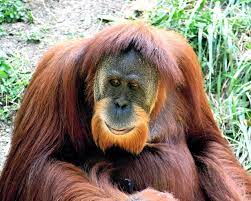
#> input picture orangutan.jpg, 251 x 201 px
$ python logdonusum.py
#> lines starting #> are read from the running program, lines starting #| are printed output that depends on the picture
import cv2
import numpy as np
from matplotlib import pyplot as plt
image1=cv2.imread('orangutan.jpg')
#> image1 is the input picture: shape (201, 251, 3); mean B, G, R 112.3, 128.3, 143.9
cv2.imshow("original",image1)
c=144
#c=255/np.log(1+np.max(image1))
log_image=c+np.log(1+image1)
#> log_image: shape (201, 251, 3) float16; 2.22% of the values are NaN or infinite; the others: min 144, max 149.5, mean 148.5
log_image =np.array(log_image,dtype=np.uint8)
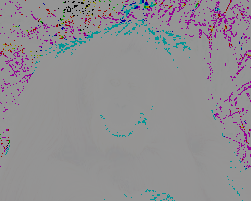
#> log_image: shape (201, 251, 3); mean B, G, R 146.7, 142.5, 145.4
cv2.imshow("logartimik donusum",log_image)
log_image=255/(c+np.log(1+image1))
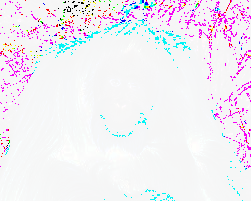
#> log_image: shape (201, 251, 3) float16; mean B, G, R 1.7, 1.65, 1.68; drawn with min black and max white
log_image=np.array(log_image,dtype=np.uint8)
cv2.imshow("logartimik donusum_255",log_image)
cv2.waitKey()

$ run again, with castlee.jpg copied over orangutan.jpg
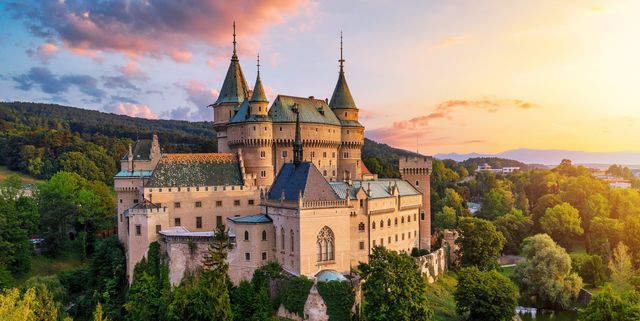
#> input picture castlee.jpg, 640 x 321 px
#> image1 is the input picture: shape (321, 640, 3); mean B, G, R 108.5, 128.8, 143.6
#> `log_image =np.array(log_image,dtype=np.uint8)`:
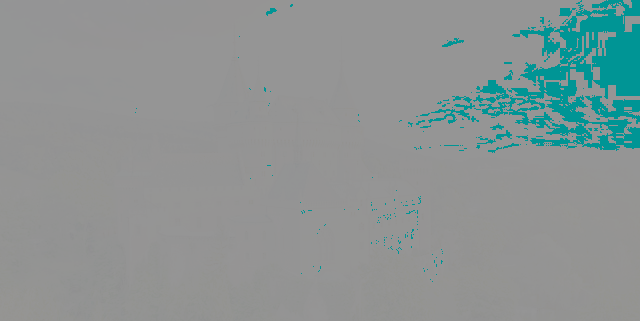
#> log_image: shape (321, 640, 3); mean B, G, R 147.9, 148.3, 139.7
#> `log_image=255/(c+np.log(1+image1))`:
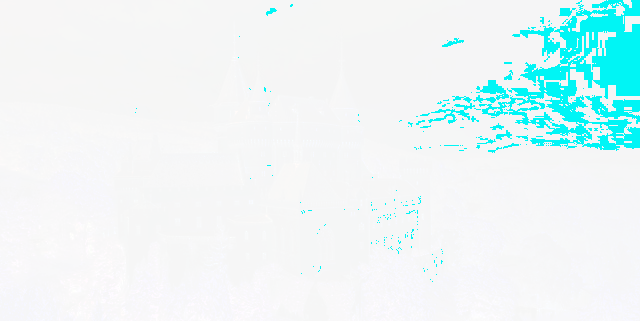
#> log_image: shape (321, 640, 3) float16; mean B, G, R 1.72, 1.71, 1.62; drawn with min black and max white

$ run again, with deneme.jpg copied over orangutan.jpg
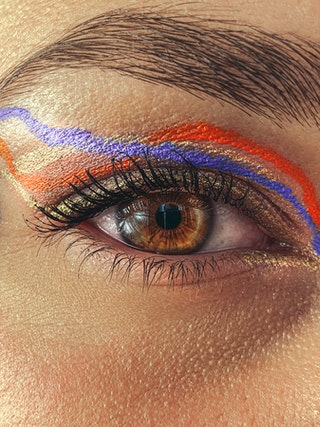
#> input picture deneme.jpg, 320 x 427 px
#> image1 is the input picture: shape (427, 320, 3); mean B, G, R 95.4, 119.9, 161.2
#> `log_image =np.array(log_image,dtype=np.uint8)`:
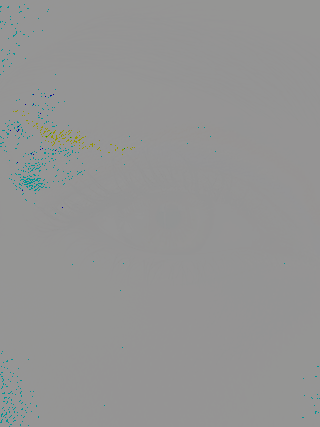
#> log_image: shape (427, 320, 3); mean B, G, R 147.8, 148.3, 147.9
#> `log_image=255/(c+np.log(1+image1))`:
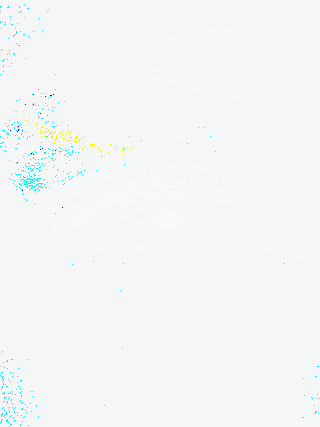
#> log_image: shape (427, 320, 3) float16; mean B, G, R 1.72, 1.71, 1.7; drawn with min black and max white
